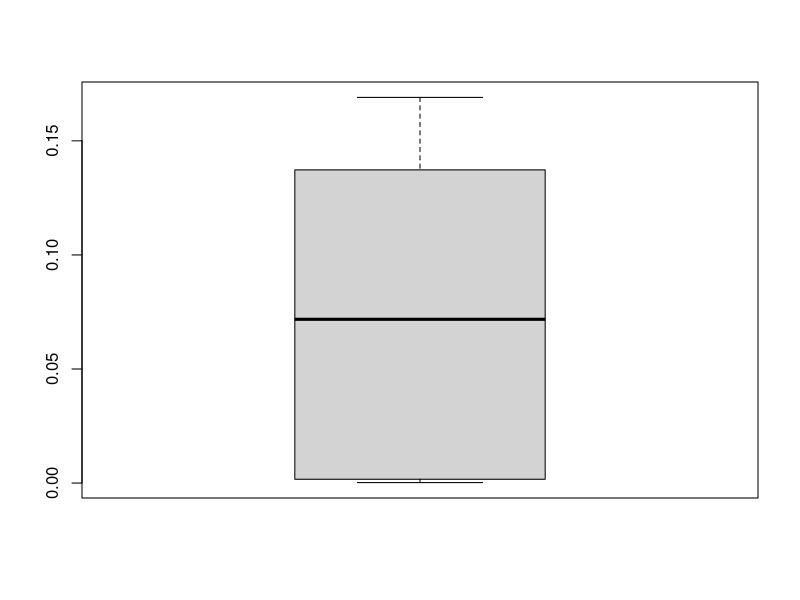
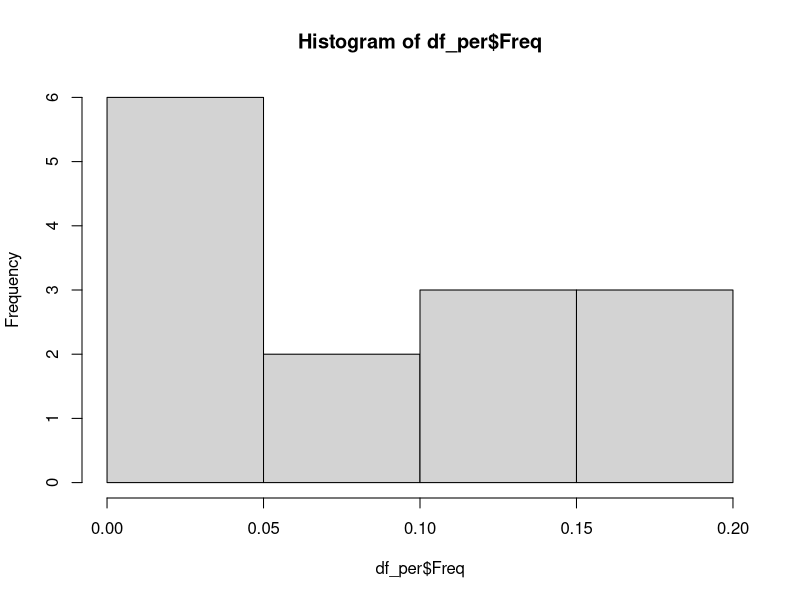
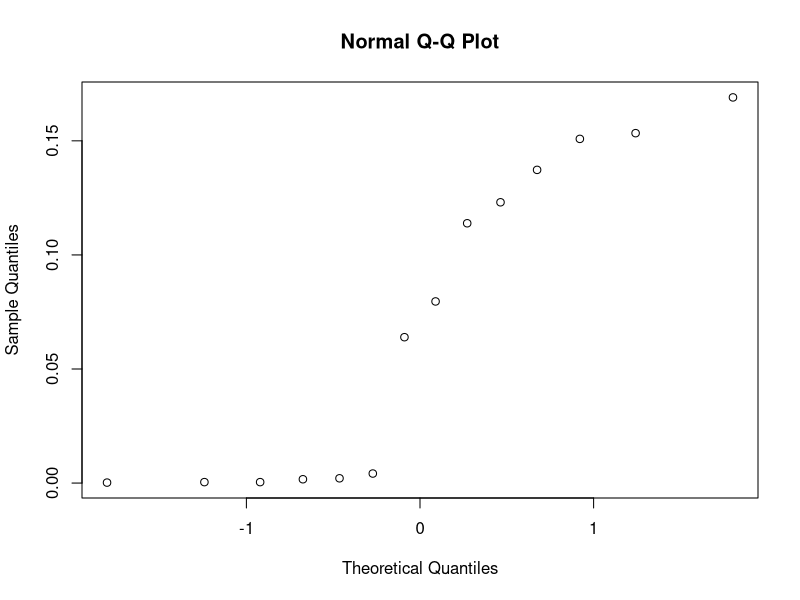
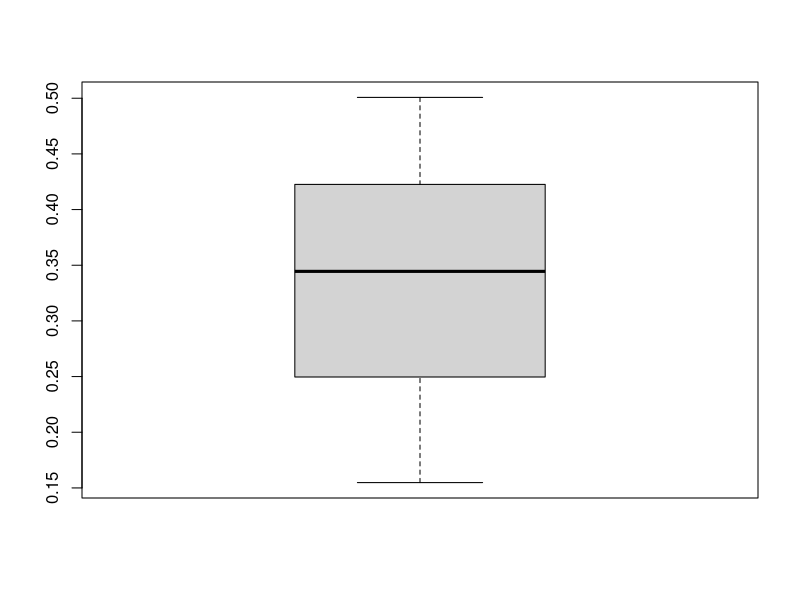
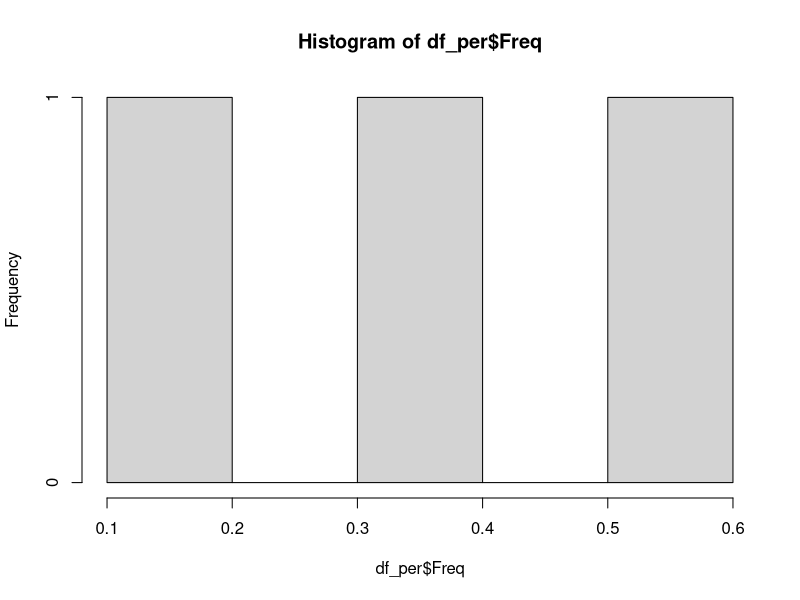
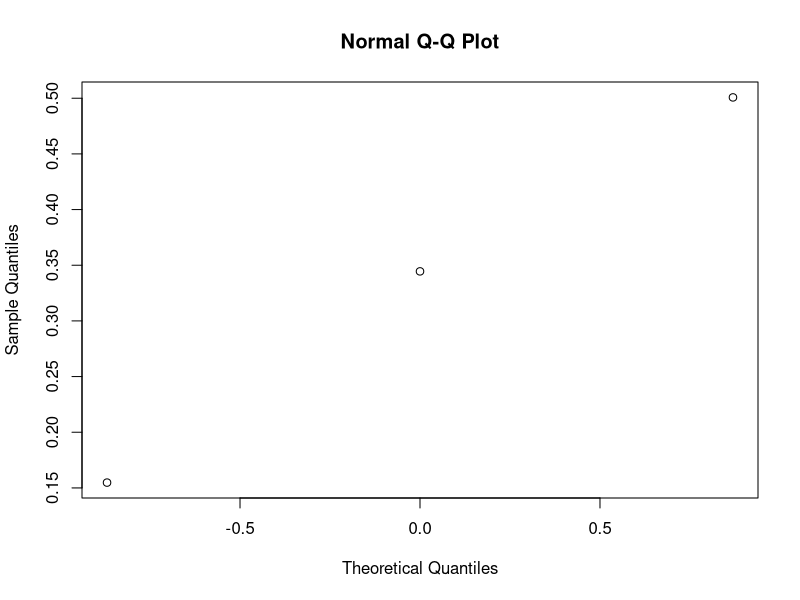
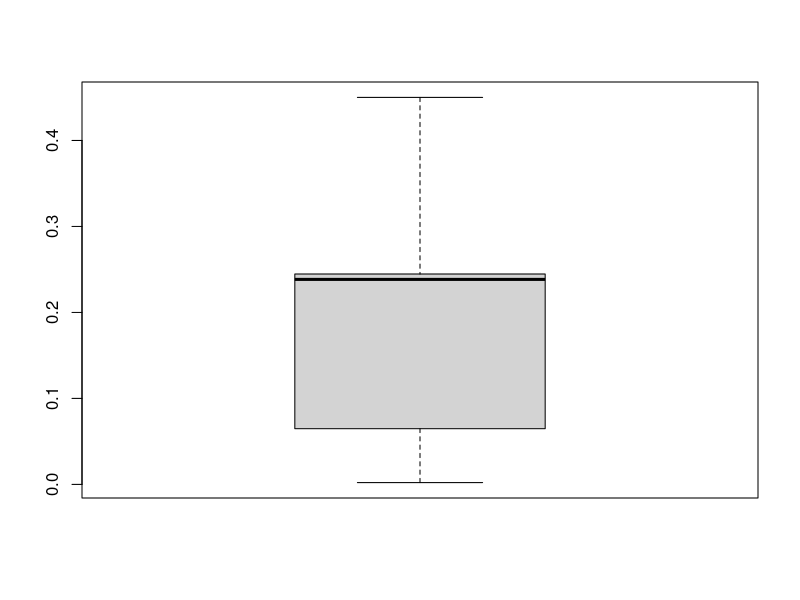
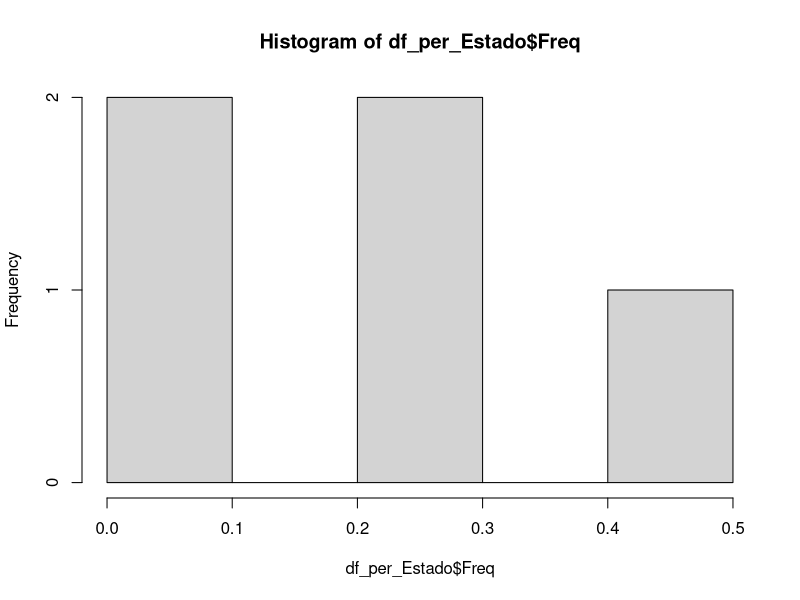

The R script that drew these images, in order:
#Libraries
library(dplyr)
#Leer archivo csv de la data limpia
coursesData <- read.csv("courses_data_cleaned.csv",header = T,sep = ",", encoding = "UTF-8")

#Analizar categorias nivel del curso

#proporciones de Nivel de Cursos
prop.table(table(coursesData$nivelDelCurso))

#Convertir las proporciones en dataframe
df_per <-as.data.frame(prop.table(table(coursesData$nivelDelCurso)))

#Operador pipe  %>% se ocupa libreria dplyr
#Ordenar por frecuencia
df_per <- df_per %>% arrange(Freq)

#Boxplot de frecuencia/ Caja de Bigotes para identificar valores atipicos y luego excluirlos
#Mandar como parametro un vector numero continuo
boxplot(df_per$Freq)

#Histogramas - densidad de los valores
hist(df_per$Freq)

#Verificar si la distribucion es normal QQ-plot - si se mira una diagonal es distribucion normal
qqnorm(df_per$Freq)
#Agrupar niveles en categorias
df_per[df_per$Var1 %in%c("Advanced 1","Advanced 2","Advanced 3"),"categoriaNivelDelCurso"] <-"Advanced"
df_per[df_per$Var1 %in%c("Basic 1","Basic 2","Basic 3","First Discoveries"),"categoriaNivelDelCurso"] <-"Basic"
df_per[df_per$Var1 %in%c("Intermediate 1","Intermediate 2","Intermediate 3","English at Work 3"),"categoriaNivelDelCurso"] <-"Intermediate"

#Asignar nuevamente el dataframe pero solo seleccionando Var1 y categoriaNivelDelCurso
df_per <- df_per %>% select(Var1,categoriaNivelDelCurso)

#Unir las categorias a coursesData con un left join donde nivelDelCurso sea igual a Var1
coursesData <- left_join(coursesData,df_per,by=c("nivelDelCurso"="Var1"))

#Eliminar la columna de nivelDelCurso
coursesData <- coursesData[,!(names(coursesData) %in% c("nivelDelCurso"))]

#Cambiar el nombre de categoriaNivelDelCurso a nivelDelCurso

#length(names(coursesData)) -> Devuelve la longitud del vector

names(coursesData)[length(names(coursesData))] <- "nivelDelCurso"

#Hacer nuevamente los analisis con los nuevos cambios

df_per <-as.data.frame(prop.table(table(coursesData$nivelDelCurso)))

boxplot(df_per$Freq)

hist(df_per$Freq)

qqnorm(df_per$Freq) #Ahora la data esta mejor distribuida


#Analizar los estados y agrupar NoShow y Dropout

#Convertir las proporciones en dataframe
df_per_Estado <-as.data.frame(prop.table(table(coursesData$estado)))
df_per_Estado <- df_per_Estado%>% arrange(Freq)

boxplot(df_per_Estado$Freq)

hist(df_per_Estado$Freq)

qqnorm(df_per_Estado$Freq)
#Agrupar "No Show" y "Dropout"
df_per_Estado[df_per_Estado$Var1 %in%c("No Show","Dropout"),"categoria"] <-"Dropout"
df_per_Estado[df_per_Estado$Var1 %in%c("Fail"),"categoria"] <-"Fail"
df_per_Estado[df_per_Estado$Var1 %in%c("Pass"),"categoria"] <-"Pass"
df_per_Estado <- df_per_Estado %>% select(Var1,categoria)

#Unir la categoria a coursesData con un left join
coursesData <- left_join(coursesData,df_per_Estado,by=c("estado"="Var1"))

#Eliminar la columna de estado
coursesData <- coursesData[,!(names(coursesData) %in% c("estado"))]

#Cambiar el nombre de categoria a estado

names(coursesData)[length(names(coursesData))] <- "estado"
#Hacer nuevamente el analisis de los cambios
df_per_Estado <-as.data.frame(prop.table(table(coursesData$estado)))
df_per_Estado <- df_per_Estado%>% arrange(Freq)

boxplot(df_per_Estado$Freq)

hist(df_per_Estado$Freq)

qqnorm(df_per_Estado$Freq)












